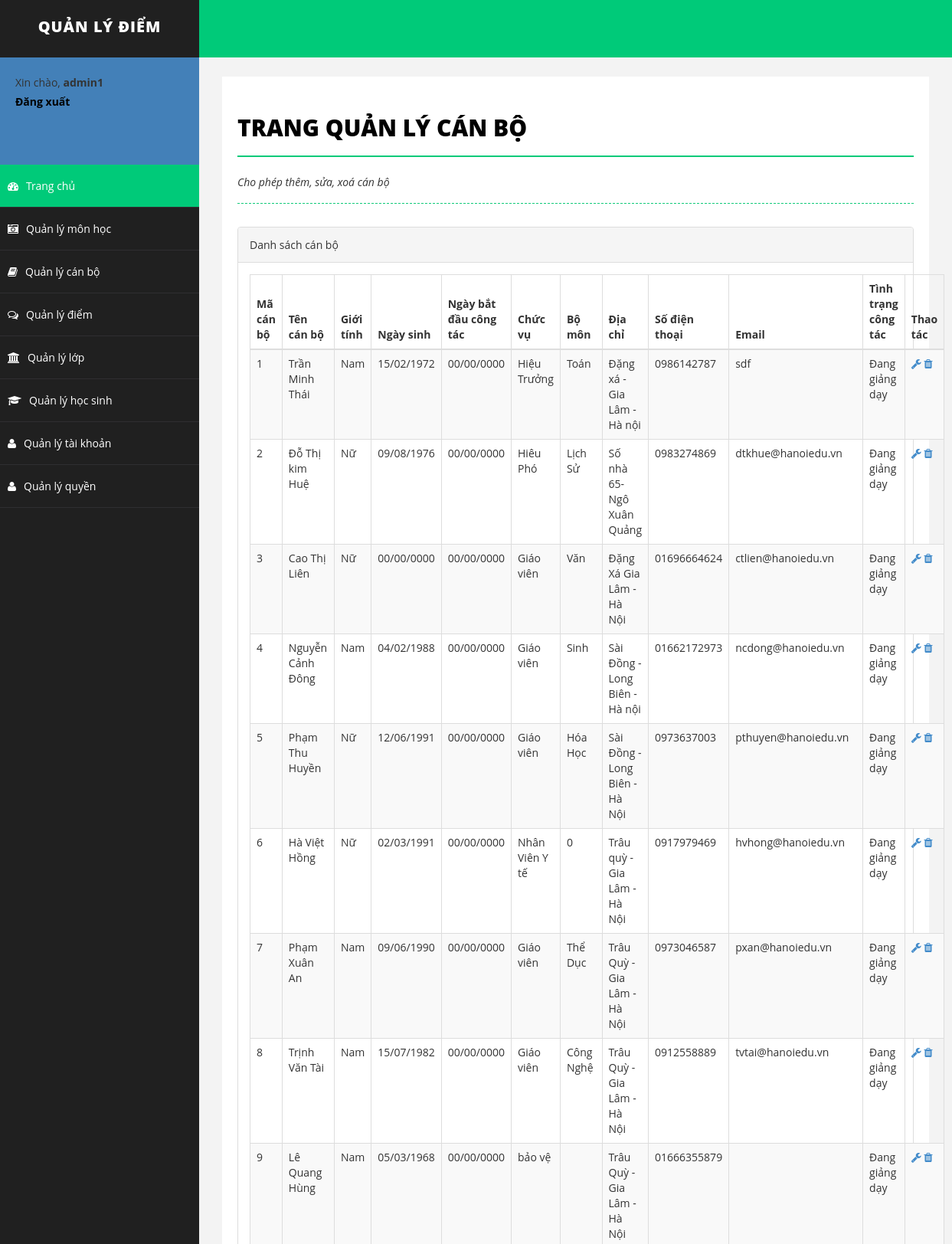
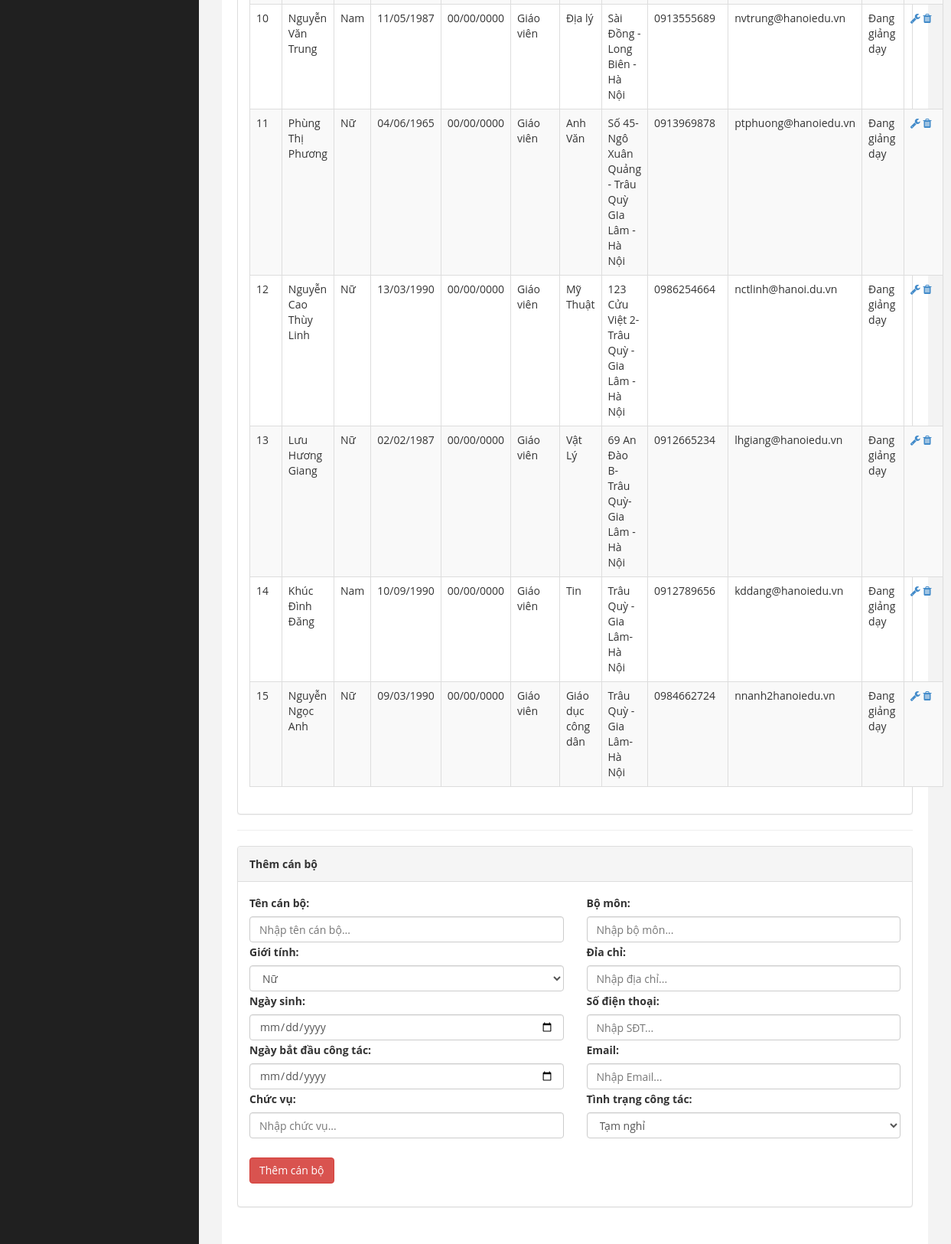
/admin/index.php?trang=canbo (signed in), run on the app's committed database (2 pictures, top to bottom).
### tables this page shows
CREATE TABLE IF NOT EXISTS `canbo` (
  `cb_macanbo` int(11) NOT NULL AUTO_INCREMENT,
  `cb_hoten` text NOT NULL,
  `cb_gioitinh` tinyint(1) NOT NULL,
  `cb_ngaysinh` date NOT NULL,
  `cb_ngaylam` date NOT NULL,
  `cb_chucvu` text NOT NULL,
  `cb_bomon` text NOT NULL,
  `cb_diachi` text NOT NULL,
  `cb_sdt` text NOT NULL,
  `cb_email` text NOT NULL,
  `cb_tinhtrang` tinyint(1) NOT NULL,
  PRIMARY KEY (`cb_macanbo`)
);

### admin/include/qlcanbo.php (the view, shortened to what this page needs)
<div id="wrapper">
           <div id="page-inner">
               <div class="row">
                   <div class="col-md-12">
                       <h1 class="page-head-line">Trang quản lý cán bộ</h1>
                       <h1 class="page-subhead-line">Cho phép thêm, sửa, xoá cán bộ</h1>
                   </div>
               </div>
               <div class="row">
                   <div class="col-md-12">
                      <div class="panel panel-default">
                       <div class="panel-heading">
                          Danh sách cán bộ
                       </div>
                       <div class="panel-body">
					<table class="table table-striped table-bordered table-hover">
					<thead>
						<tr>
							<th>Mã cán bộ</th>
							<th>Tên cán bộ</th>
							<th>Giới tính</th>
							<th>Ngày sinh</th>
							<th>Ngày bắt đầu công tác</th>
							<th>Chức vụ</th>
							<th>Bộ môn</th>
							<th>Địa chỉ</th>
							<th>Số điện thoại</th>
							<th>Email</th>
							<th>Tình trạng công tác</th>
							<th>Thao tác</th>
						</tr>
					</thead>
					<tbody>
						<?php
							$sql = "select *, DATE_FORMAT(cb_ngaysinh,'%d/%m/%Y') as ns, DATE_FORMAT(cb_ngaylam,'%d/%m/%Y') as nl from canbo;";
							$kq=mysql_query($sql);
							while($row=mysql_fetch_array($kq)){
						?>
						<tr>
							<td><?php echo $row['cb_macanbo']; ?></td>
							<td><?php echo $row['cb_hoten'];; ?></td>
							<td><?php if($row['cb_gioitinh']) echo "Nam"; else echo 'Nữ'; ?></td>
							<td><?php echo $row['ns']; ?></td>
							<td><?php echo $row['nl']; ?></td>
							<td><?php echo $row['cb_chucvu']; ?></td>
							<td><?php echo $row['cb_bomon']; ?></td>
							<td><?php echo $row['cb_diachi']; ?></td>
							<td><?php echo $row['cb_sdt']; ?></td>
							<td><?php echo $row['cb_email']; ?></td>
							<td><?php if($row['cb_tinhtrang']) echo "Đang giảng dạy"; else echo 'Tạm nghỉ'; ?></td>
							<td style="width:7%">
								<a href="?trang=canbo&action=modify&id=<?php echo $row['cb_macanbo']; ?>"><i class="fa fa-wrench"></i></a>
								<a href="?trang=canbo&action=delete&id=<?php echo $row['cb_macanbo']; ?>"><i class="fa fa-trash"></i></a>
							</td>
						</tr>
						<?php
							}
						?>
					</tbody>
				</table>
                   </div>
                          </div>
					   <hr>
				<div class="panel panel-default">
                       <div class="panel-heading">
                          <strong>Thêm cán bộ</strong>
                       </div>
                       <div class="panel-body">
                           <form class="form-group" method="POST" action="include/themmoicanbo.php">
							<div class="row">
								<div class="col-md-6">
								<label>Tên cán bộ:</label>
								<input type="text" name="tencanbo" class="form-control" placeholder="Nhập tên cán bộ..." required />
								<label>Giới tính:</label>
								<select class="form-control" name="gioitinh">
									<option value="0">Nữ</option>
								</select>
								<label>Ngày sinh:</label>
								<input type="date" name="ngaysinh" class="form-control" required />
								<label>Ngày bắt đầu công tác:</label>
								<input type="date" name="ngaycongtac" class="form-control" required />
								<label>Chức vụ:</label>
								<input type="text" name="chucvu" class="form-control" placeholder="Nhập chức vụ..." required />
								</div>
								<div class="col-md-6">
								<label>Bộ môn:</label>
								<input type="text" name="bomon" class="form-control" placeholder="Nhập bộ môn..." required />
								<label>Đỉa chỉ:</label>
								<input type="text" name="diachi" class="form-control" placeholder="Nhập địa chỉ..." />
								<label>Số điện thoại:</label>
								<input type="text" name="sdt" class="form-control" placeholder="Nhập SĐT..." />
								<label>Email:</label>
								<input type="email" name="email" class="form-control" placeholder="Nhập Email..."/>
								<label>Tình trạng công tác:</label>
								<select class="form-control" name="tinhtrang">
									<option value="0">Tạm nghỉ</option>
								</select>
								</div>
							</div>
							<input type="submit" value="Thêm cán bộ" class="btn btn-danger" />
						</form>
					</div>
				</div>
			</div>
               </div>
           </div>
   </div>

### admin/assets/css/basic.css (style rules this page uses)
body { font-family: 'Open Sans', 'Calibri','Times New Roman'; line-height:25px; }
#wrapper { width: 100%; background: #202020; }
#page-inner { width: 100%; margin: 10px 20px 10px 0px; background-color: #fff!important; padding: 10px; min-height: 1200px; }
.page-head-line { font-size: 30px; text-transform: uppercase; color: #000; font-weight: 800; padding-bottom: 20px; border-bottom: 2px solid #00CA79; margin-bottom: 10px; }
.page-subhead-line { font-size: 14px; padding-top: 5px; padding-bottom: 20px; font-style:italic; margin-bottom:30px; border-bottom:1px dashed #00CA79; }

### data on the page
canbo: cb_macanbo "1", cb_hoten "Trần Minh Thái", cb_gioitinh "Nam", ns "15/02/1972", nl "00/00/0000", cb_chucvu "Hiệu Trưởng", cb_bomon "Toán", cb_diachi "Đặng xá - Gia Lâm - Hà nội", cb_sdt "0986142787", cb_email "sdf", cb_tinhtrang "Đang giảng dạy"
canbo: cb_macanbo "2", cb_hoten "Đỗ Thị kim Huệ", cb_gioitinh "Nữ", ns "09/08/1976", nl "00/00/0000", cb_chucvu "Hiêu Phó", cb_bomon "Lịch Sử", cb_diachi "Số nhà 65-Ngô Xuân Quảng", cb_sdt "0983274869", cb_email "dtkhue@hanoiedu.vn", cb_tinhtrang "Đang giảng dạy"
canbo: cb_macanbo "3", cb_hoten "Cao Thị Liên", cb_gioitinh "Nữ", ns "00/00/0000", nl "00/00/0000", cb_chucvu "Giáo viên", cb_bomon "Văn", cb_diachi "Đặng Xá Gia Lâm - Hà Nội", cb_sdt "01696664624", cb_email "ctlien@hanoiedu.vn", cb_tinhtrang "Đang giảng dạy"
canbo: cb_macanbo "4", cb_hoten "Nguyễn Cảnh Đông", cb_gioitinh "Nam", ns "04/02/1988", nl "00/00/0000", cb_chucvu "Giáo viên", cb_bomon "Sinh", cb_diachi "Sài Đồng - Long Biên - Hà nội", cb_sdt "01662172973", cb_email "ncdong@hanoiedu.vn", cb_tinhtrang "Đang giảng dạy"
canbo: cb_macanbo "5", cb_hoten "Phạm Thu Huyền", cb_gioitinh "Nữ", ns "12/06/1991", nl "00/00/0000", cb_chucvu "Giáo viên", cb_bomon "Hóa Học", cb_diachi "Sài Đồng - Long Biên - Hà Nội", cb_sdt "0973637003", cb_email "pthuyen@hanoiedu.vn", cb_tinhtrang "Đang giảng dạy"
canbo: cb_macanbo "6", cb_hoten "Hà Việt Hồng", cb_gioitinh "Nữ", ns "02/03/1991", nl "00/00/0000", cb_chucvu "Nhân Viên Y tế", cb_bomon "0", cb_diachi "Trâu quỳ - Gia Lâm - Hà Nội", cb_sdt "0917979469", cb_email "hvhong@hanoiedu.vn", cb_tinhtrang "Đang giảng dạy"
canbo: cb_macanbo "7", cb_hoten "Phạm Xuân An", cb_gioitinh "Nam", ns "09/06/1990", nl "00/00/0000", cb_chucvu "Giáo viên", cb_bomon "Thể Dục", cb_diachi "Trâu Quỳ -Gia Lâm - Hà Nội", cb_sdt "0973046587", cb_email "pxan@hanoiedu.vn", cb_tinhtrang "Đang giảng dạy"
canbo: cb_macanbo "8", cb_hoten "Trịnh Văn Tài", cb_gioitinh "Nam", ns "15/07/1982", nl "00/00/0000", cb_chucvu "Giáo viên", cb_bomon "Công Nghệ", cb_diachi "Trâu Quỳ - Gia Lâm - Hà Nội", cb_sdt "0912558889", cb_email "tvtai@hanoiedu.vn", cb_tinhtrang "Đang giảng dạy"
canbo: cb_macanbo "9", cb_hoten "Lê Quang Hùng", cb_gioitinh "Nam", ns "05/03/1968", nl "00/00/0000", cb_chucvu "bảo vệ", cb_diachi "Trâu Quỳ - Gia Lâm - Hà Nội", cb_sdt "01666355879", cb_tinhtrang "Đang giảng dạy"
canbo: cb_macanbo "10", cb_hoten "Nguyễn Văn Trung", cb_gioitinh "Nam", ns "11/05/1987", nl "00/00/0000", cb_chucvu "Giáo viên", cb_bomon "Địa lý", cb_diachi "Sài Đồng - Long Biên - Hà Nội", cb_sdt "0913555689", cb_email "nvtrung@hanoiedu.vn", cb_tinhtrang "Đang giảng dạy"
canbo: cb_macanbo "11", cb_hoten "Phùng Thị Phương", cb_gioitinh "Nữ", ns "04/06/1965", nl "00/00/0000", cb_chucvu "Giáo viên", cb_bomon "Anh Văn", cb_diachi "Số 45- Ngô Xuân Quảng - Trâu Quỳ GIa Lâm - Hà Nội", cb_sdt "0913969878", cb_email "ptphuong@hanoiedu.vn", cb_tinhtrang "Đang giảng dạy"
canbo: cb_macanbo "12", cb_hoten "Nguyễn Cao Thùy Linh", cb_gioitinh "Nữ", ns "13/03/1990", nl "00/00/0000", cb_chucvu "Giáo viên", cb_bomon "Mỹ Thuật", cb_diachi "123 Cửu Việt 2- Trâu Quỳ - Gia Lâm - Hà Nội", cb_sdt "0986254664", cb_email "nctlinh@hanoi.du.vn", cb_tinhtrang "Đang giảng dạy"
canbo: cb_macanbo "13", cb_hoten "Lưu Hương Giang", cb_gioitinh "Nữ", ns "02/02/1987", nl "00/00/0000", cb_chucvu "Giáo viên", cb_bomon "Vật Lý", cb_diachi "69 An Đào B- Trâu Quỳ- Gia Lâm - Hà Nội", cb_sdt "0912665234", cb_email "lhgiang@hanoiedu.vn", cb_tinhtrang "Đang giảng dạy"
canbo: cb_macanbo "14", cb_hoten "Khúc Đình Đăng", cb_gioitinh "Nam", ns "10/09/1990", nl "00/00/0000", cb_chucvu "Giáo viên", cb_bomon "Tin", cb_diachi "Trâu Quỳ - Gia Lâm- Hà Nội", cb_sdt "0912789656", cb_email "kddang@hanoiedu.vn", cb_tinhtrang "Đang giảng dạy"
canbo: cb_macanbo "15", cb_hoten "Nguyễn Ngọc Anh", cb_gioitinh "Nữ", ns "09/03/1990", nl "00/00/0000", cb_chucvu "Giáo viên", cb_bomon "Giáo dục công dân", cb_diachi "Trâu Quỳ - Gia Lâm- Hà Nội", cb_sdt "0984662724", cb_email "nnanh2hanoiedu.vn", cb_tinhtrang "Đang giảng dạy"

### other printed values
$_SESSION['username'] "admin1"
